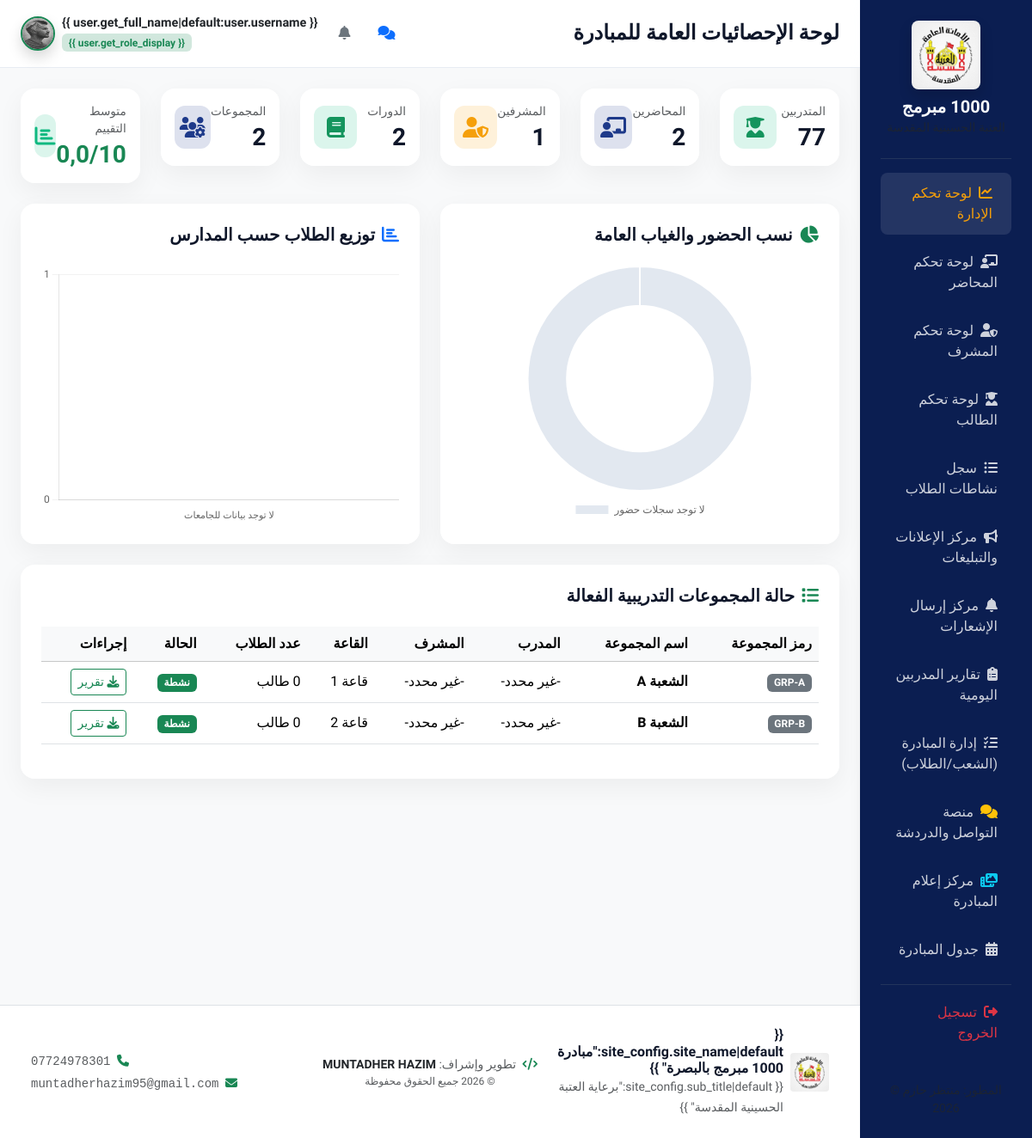
/dashboard/admin/ (signed in), run on an earlier commit of the app's database.
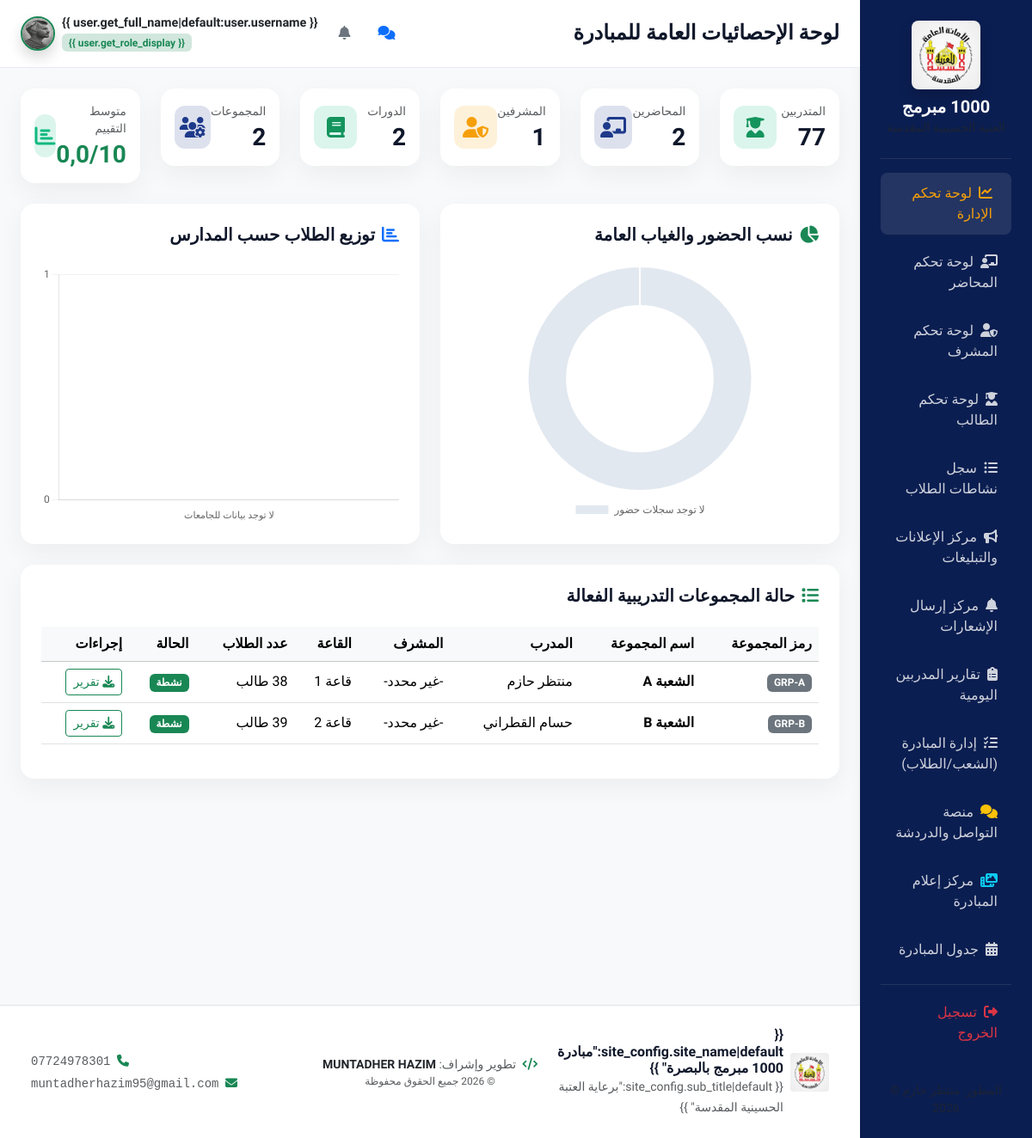
And on a later commit of the database.
### apps/courses/models.py (models this page shows, shortened)
class Group(models.Model):
    class Status(models.TextChoices):
        ACTIVE = 'active', 'نشطة'
        COMPLETED = 'completed', 'مكتملة'
        PAUSED = 'paused', 'متوقفة مؤقتاً'
    name = models.CharField(max_length=100, verbose_name="اسم المجموعة")
    code = models.CharField(max_length=50, unique=True, verbose_name="رمز المجموعة")
    course = models.ForeignKey(Course, on_delete=models.CASCADE, related_name='groups', verbose_name="الدورة")
    instructor = models.ForeignKey(
        settings.AUTH_USER_MODEL,
        on_delete=models.SET_NULL,
        null=True,
        blank=True,
        limit_choices_to={'role': 'lecturer'},
        related_name='instructor_groups',
        verbose_name="المدرب/المحاضر"
    )
    supervisor = models.ForeignKey(
        settings.AUTH_USER_MODEL,
        on_delete=models.SET_NULL,
        null=True,
        blank=True,
        limit_choices_to={'role': 'supervisor'},
        related_name='supervisor_groups',
        verbose_name="المشرف"
    )
    classroom = models.CharField(max_length=100, verbose_name="القاعة الدراسية")
    days = models.CharField(max_length=200, verbose_name="أيام التدريب") # e.g. "الأحد، الثلاثاء، الخميس"
    start_time = models.TimeField(verbose_name="وقت البدء")
    end_time = models.TimeField(verbose_name="وقت الانتهاء")
    status = models.CharField(max_length=15, choices=Status.choices, default=Status.ACTIVE, verbose_name="حالة المجموعة")
    class Meta:
        verbose_name = "المجموعة التدريبية"
        verbose_name_plural = "المجموعات التدريبية"

### apps/users/models.py (models this page shows, shortened)
class CustomUser(AbstractUser):
    class Role(models.TextChoices):
        SUPER_ADMIN = 'super_admin', 'مسؤول النظام (Super Admin)'
        DIRECTOR = 'director', 'مدير المبادرة'
        TRAINING_OFFICER = 'training_officer', 'مسؤول التدريب'
        SUPERVISOR = 'supervisor', 'المشرف'
        LECTURER = 'lecturer', 'المحاضر'
        TRAINEE = 'trainee', 'المتدرب'
        VISITOR = 'visitor', 'الزائر'
    role = models.CharField(
        max_length=20,
        choices=Role.choices,
        default=Role.VISITOR,
        verbose_name="الدور الوظيفي"
    )
    phone_number = models.CharField(max_length=15, blank=True, null=True, verbose_name="رقم الهاتف")
    national_id = models.CharField(max_length=20, blank=True, null=True, verbose_name="الرقم الوطني")
    avatar = models.ImageField(upload_to='avatars/', blank=True, null=True, verbose_name="الصورة الشخصية")
    gender = models.CharField(
        max_length=10,
        choices=[('male', 'ذكر'), ('female', 'أنثى')],
        default='male',
        verbose_name="الجنس"
    )
    class Meta:
        verbose_name = "المستخدم"
        verbose_name_plural = "المستخدمون"

### apps/portal/views.py (the view)
# urls.py: path('dashboard/admin/', views.admin_dashboard, name='admin_dashboard'),
@login_required
def admin_dashboard(request):
    user = request.user
    if user.role not in [CustomUser.Role.SUPER_ADMIN, CustomUser.Role.DIRECTOR, CustomUser.Role.TRAINING_OFFICER]:
        raise Http404("غير مصرح بالدخول.")
    stats = {
        'trainees_count': TraineeProfile.objects.count(),
        'lecturers_count': LecturerProfile.objects.count(),
        'supervisors_count': SupervisorProfile.objects.count(),
        'courses_count': Course.objects.count(),
        'groups_count': Group.objects.count(),
        'lectures_done': Lecture.objects.filter(date__lte=timezone.now().date()).count(),
        'lectures_upcoming': Lecture.objects.filter(date__gt=timezone.now().date()).count(),
    }
    total_att = Attendance.objects.count()
    stats['attendance_present'] = Attendance.objects.filter(status='present').count()
    stats['attendance_absent'] = Attendance.objects.filter(status='absent').count()
    stats['attendance_late'] = Attendance.objects.filter(status='late').count()
    stats['attendance_excused'] = Attendance.objects.filter(status='excused').count()
    stats['total_attendance_records'] = total_att
    avg_grade = TraineeEvaluation.objects.aggregate(avg=Avg('average_grade'))['avg']
    stats['avg_grade'] = round(avg_grade, 2) if avg_grade else 0.0
    from django.db.models import Count
    import json
    uni_data = (
        TraineeProfile.objects.filter(university__isnull=False)
        .exclude(university='')
        .values('university')
        .annotate(count=Count('id'))
        .order_by('-count')[:5]
    )
    uni_labels = [item['university'] for item in uni_data]
    uni_counts = [item['count'] for item in uni_data]
    if not uni_labels:
        uni_labels = ['لا توجد بيانات للجامعات']
        uni_counts = [0]
    groups = Group.objects.all().annotate(student_num=Count('trainees'))
    announcements = InternalMessage.objects.filter(recipient=None, group=None).order_by('-created_at')[:5]
    context = {
        'stats': stats,
        'groups': groups,
        'announcements': announcements,
        'uni_labels_json': json.dumps(uni_labels),
        'uni_counts_json': json.dumps(uni_counts),
    }
    return render(request, 'portal/admin_dashboard.html', context)

### apps/portal/context_processors.py (called while the page is built)
def site_settings(request):
    config = SiteConfiguration.objects.first()
    if not config:
        config = SiteConfiguration.objects.create()
    context = {
        'site_config': config,
        'unread_notifications_count': 0,
        'all_notifications': []
    }
    if request.user.is_authenticated:
        unread = request.user.notifications.filter(is_read=False)
        context['unread_notifications_count'] = unread.count()
        context['all_notifications'] = request.user.notifications.all()[:10]
    return context

### templates/portal/admin_dashboard.html (shortened to what the changed rows need)
{% extends 'base.html' %}
{% block content %}
<div class="row">
    <div class="col-12">
        <div class="glass-card p-4 border-0">
            <div class="table-responsive">
                <table class="table table-hover align-middle">
                    <thead class="table-light">
                        <tr>
                            <th>رمز المجموعة</th>
                            <th>اسم المجموعة</th>
                            <th>المدرب</th>
                            <th>المشرف</th>
                            <th>القاعة</th>
                            <th>عدد الطلاب</th>
                            <th>الحالة</th>
                            <th>إجراءات</th>
                        </tr>
                    </thead>
                    <tbody>
                        {% for group in groups %}
                        <tr>
                            <td><span class="badge bg-secondary">{{ group.code }}</span></td>
                            <td class="fw-bold">{{ group.name }}</td>
                            <td>
                                {% if group.instructor %}
                                    {{ group.instructor.get_full_name|default:group.instructor.username }}
                                {% else %}
                                    -غير محدد-
                                {% endif %}
                            </td>
                            <td>
                                {% if group.supervisor %}
                                    {{ group.supervisor.get_full_name|default:group.supervisor.username }}
                                {% else %}
                                    -غير محدد-
                                {% endif %}
                            </td>
                            <td>{{ group.classroom }}</td>
                            <td>{{ group.student_num }} طالب</td>
                            <td>
                                {% if group.status == 'active' %}
                                    <span class="badge bg-success">نشطة</span>
                                {% elif group.status == 'completed' %}
                                    <span class="badge bg-primary">مكتملة</span>
                                {% else %}
                                    <span class="badge bg-warning">متوقفة مؤقتاً</span>
                                {% endif %}
                            </td>
                            <td>
                                <a href="{% url 'portal:export_trainees_view' %}?group_id={{ group.id }}" class="btn btn-sm btn-outline-success"><i class="fas fa-download"></i> تقرير</a>
                            </td>
                        </tr>
                        {% empty %}
                        <tr>
                            <td colspan="8" class="text-center py-4 text-muted">لا توجد مجموعات مسجلة حالياً</td>
                        </tr>
                        {% endfor %}
                    </tbody>
                </table>
            </div>
        </div>
    </div>
</div>
{% endblock %}

What changed in the data, as far as the page shows it:
changed Group "الشعبة A": instructor.get_full_name (not shown) → "منتظر حازم"; no longer shows "-غير محدد-"
changed Group "الشعبة B": instructor.get_full_name (not shown) → "حسام القطراني"; no longer shows "-غير محدد-"
